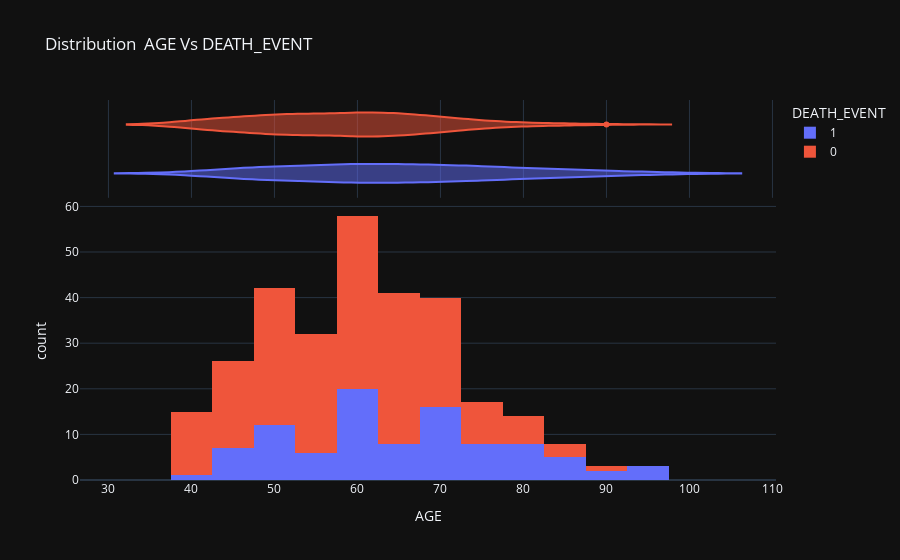

Notebook code for this chart:
### Markdown cell above
> sample data yang kita miliki sangat jauh perbedaanya data yang Bertahan hidup sebesar 67.9% dan meninggal 32.1%.

### Code cell
# Now lets categorize the above histogram by DEATH_EVENT

import plotly.express as px
fig = px.histogram(df, x="age", color="DEATH_EVENT", marginal="violin", hover_data=df.columns, 
                   title ="Distribution  AGE Vs DEATH_EVENT", 
                   labels={"age": "AGE"},
                   template="plotly_dark"
                  )
fig.show()

### Figure 1 — Plotly figure (JSON) as saved in the notebook; plotly's stock layout.template omitted (floating-point values rounded to 4 significant figures; data arrays with more than 128 entries replaced by an {"elided": "..."} marker saying what was removed)
{"data": [{"alignmentgroup": "True", "bingroup": "x", "hovertemplate": "DEATH_EVENT=1<br>AGE=%{x}<br>count=%{y}<extra></extra>", "legendgroup": "1", "marker": {"color": "#636efa", "pattern": {"shape": ""}}, "name": "1", "offsetgroup": "1", "orientation": "v", "showlegend": true, "type": "histogram", "x": [75, 55, 65, 50, 65, 90, 75, 60, 65, 80, 75, 62, 45, 50, 82, 87, 45, 70, 48, 65, 68, 75, 80, 95, 70, 58, 82, 94, 85, 50, 65, 69, 90, 82, 60, 70, 50, 70, 60, 50, 51, 60, 80, 57, 68, 53, 60, 70, 60, 95, 49, 72, 45, 50, 45, 60, 42, 72, 70, 65, 85, 69, 60, 60, 59, 60, 72, 85, 70, 86, 60, 46, 80, 72, 75, 72, 50, 45, 80, 59, 59, 65, 75, 58, 60.67, 50, 60, 45, 77, 48, 54, 73, 60, 55, 65, 55], "xaxis": "x", "yaxis": "y"}, {"alignmentgroup": "True", "customdata": {"elided": "96x12 float values"}, "hovertemplate": "DEATH_EVENT=%{customdata[11]}<br>AGE=%{x}<br>anaemia=%{customdata[0]}<br>creatinine_phosphokinase=%{customdata[1]}<br>diabetes=%{customdata[2]}<br>ejection_fraction=%{customdata[3]}<br>high_blood_pressure=%{customdata[4]}<br>platelets=%{customdata[5]}<br>serum_creatinine=%{customdata[6]}<br>serum_sodium=%{customdata[7]}<br>sex=%{customdata[8]}<br>smoking=%{customdata[9]}<br>time=%{customdata[10]}<extra></extra>", "legendgroup": "1", "marker": {"color": "#636efa"}, "name": "1", "offsetgroup": "1", "scalegroup": "x", "showlegend": false, "type": "violin", "x": [75, 55, 65, 50, 65, 90, 75, 60, 65, 80, 75, 62, 45, 50, 82, 87, 45, 70, 48, 65, 68, 75, 80, 95, 70, 58, 82, 94, 85, 50, 65, 69, 90, 82, 60, 70, 50, 70, 60, 50, 51, 60, 80, 57, 68, 53, 60, 70, 60, 95, 49, 72, 45, 50, 45, 60, 42, 72, 70, 65, 85, 69, 60, 60, 59, 60, 72, 85, 70, 86, 60, 46, 80, 72, 75, 72, 50, 45, 80, 59, 59, 65, 75, 58, 60.67, 50, 60, 45, 77, 48, 54, 73, 60, 55, 65, 55], "xaxis": "x2", "yaxis": "y2"}, {"alignmentgroup": "True", "bingroup": "x", "hovertemplate": "DEATH_EVENT=0<br>AGE=%{x}<br>count=%{y}<extra></extra>", "legendgroup": "0", "marker": {"color": "#EF553B", "pattern": {"shape": ""}}, "name": "0", "offsetgroup": "0", "orientation": "v", "showlegend": true, "type": "histogram", "x": {"elided": "203 float values"}, "xaxis": "x", "yaxis": "y"}, {"alignmentgroup": "True", "customdata": {"elided": "203x12 float values"}, "hovertemplate": "DEATH_EVENT=%{customdata[11]}<br>AGE=%{x}<br>anaemia=%{customdata[0]}<br>creatinine_phosphokinase=%{customdata[1]}<br>diabetes=%{customdata[2]}<br>ejection_fraction=%{customdata[3]}<br>high_blood_pressure=%{customdata[4]}<br>platelets=%{customdata[5]}<br>serum_creatinine=%{customdata[6]}<br>serum_sodium=%{customdata[7]}<br>sex=%{customdata[8]}<br>smoking=%{customdata[9]}<br>time=%{customdata[10]}<extra></extra>", "legendgroup": "0", "marker": {"color": "#EF553B"}, "name": "0", "offsetgroup": "0", "scalegroup": "x", "showlegend": false, "type": "violin", "x": {"elided": "203 float values"}, "xaxis": "x2", "yaxis": "y2"}], "layout": {"barmode": "relative", "legend": {"title": {"text": "DEATH_EVENT"}, "tracegroupgap": 0}, "title": {"text": "Distribution  AGE Vs DEATH_EVENT"}, "xaxis": {"anchor": "y", "domain": [0, 1], "title": {"text": "AGE"}}, "xaxis2": {"anchor": "y2", "domain": [0, 1], "matches": "x", "showgrid": true, "showticklabels": false}, "yaxis": {"anchor": "x", "domain": [0, 0.7326], "title": {"text": "count"}}, "yaxis2": {"anchor": "x2", "domain": [0.7426, 1], "matches": "y2", "showgrid": false, "showline": false, "showticklabels": false, "ticks": ""}}}
